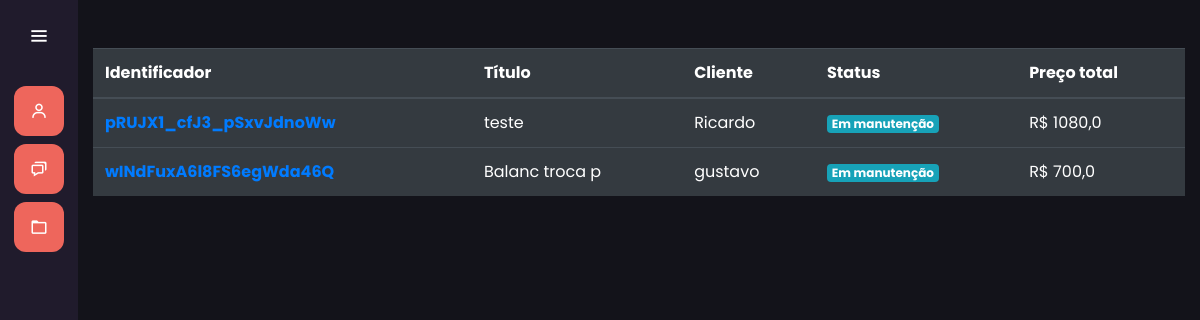
The page /servicos/listar_servico/ on the database as committed earlier.
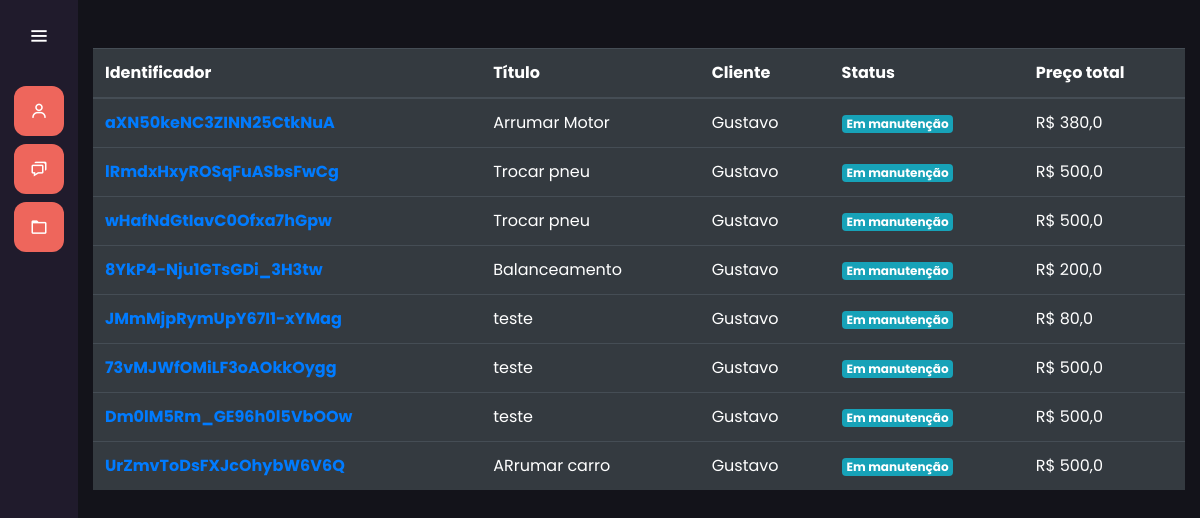
The same page on the database as committed later.
### services/models.py (models this page shows, shortened)
class Service(models.Model):
    titulo = models.CharField(max_length=30)
    cliente = models.ForeignKey(Cliente, on_delete=models.SET_NULL, null=True)
    maintenance_category = models.ManyToManyField(MaintenanceCategory)
    data_inicio = models.DateField(null=True)
    data_entrega = models.DateField(null=True)
    finalizado = models.BooleanField(default=False)
    protocol = models.CharField(max_length=52, null=True, blank=True)
    identificador = models.CharField(max_length=24, null=True, blank=True)
    def total_price(self):
        total_price = float(0)
        for category in self.maintenance_category.all():
            total_price += float(category.preco)
        return total_price

class MaintenanceCategory(models.Model):
    titulo = models.CharField(
        max_length=3, choices=ChoicesMaintenanceCategory.choices)
    preco = models.DecimalField(max_digits=8, decimal_places=2)

### client/models.py (models this page shows)
class Cliente(models.Model):
    nome = models.CharField(max_length=50)
    sobrenome = models.CharField(max_length=50)
    email = models.EmailField(max_length=50)
    cpf = models.CharField(max_length=12)
    def __str__(self) -> str:
        return self.nome

### services/views.py (the view)
# urls.py: path('listar_servico/', views.list_service, name='listar_servico'),
def list_service(request):
    if request.method == "GET":
        services = Service.objects.all()
        return render(request, 'listar_servico.html', {'services': services})

### services/templates/listar_servico.html
{% extends "index.html" %} {% load static %} {% block 'head' %}
<link rel="stylesheet" href="{% static 'clientes/css/clientes.css' %}" />
{% endblock %} {% block 'dashboard' %}
<br />
<br />
<div class="container-fluid distanciamento">
  <table class="table table-dark">
    <thead>
      <tr>
        <th scope="col">Identificador</th>
        <th scope="col">Título</th>
        <th scope="col">Cliente</th>
        <th scope="col">Status</th>
        <th scope="col">Preço total</th>
      </tr>
    </thead>
    <tbody>
      {% for servico in services %}
      <tr>
        <th>
          <a href="{% url 'servico' servico.identificador%}"
            >{{servico.identificador}}</a
          >
        </th>
        <td>{{servico.titulo}}</td>
        <td>{{servico.cliente}}</td>
        <td>
          {% if servico.finalizado %}
          <span class="badge badge-success">Finalizado</span>
          {% else %}
          <span class="badge badge-info">Em manutenção</span>
          {% endif %}
        </td>
        <td>R$ {{servico.total_price}}</td>
      </tr>
      {% endfor %}
    </tbody>
  </table>
</div>
{%endblock%}

### templates/index.html (shortened to what this page needs)
{% load static %}
<!DOCTYPE html>
<html lang="pt-BR">
  <head>
    <link
      rel="stylesheet"
      href="https://cdn.jsdelivr.net/npm/bootstrap@4.6.1/dist/css/bootstrap.min.css"
    />
    <link rel="stylesheet" href="{% static 'general/css/base.css' %}" />
    <link rel="stylesheet" href="{% static 'general/css/general.css' %}" />
    <link
      href="https://unpkg.com/boxicons@2.0.7/css/boxicons.min.css"
      rel="stylesheet"
    />
    {% block 'head' %}{% endblock %}
  </head>
  <body>
    <div class="sidebar">
      <div class="logo-details">
        <i class="bx bx-menu" id="btn"></i>
      </div>
      <ul class="nav-list">
        <li>
          <a href="{% url 'clientes' %}">
            <i class="bx bx-user"></i>
          </a>
        </li>
        <li>
          <a href="{% url 'novo_servico' %}">
            <i class="bx bx-chat"></i>
          </a>
        </li>
        <li>
          <a href="{%url 'listar_servico'%}">
            <i class="bx bx-folder"></i>
          </a>
        </li>
      </ul>
    </div>
    <section class="home-section">
      {% block 'dashboard'%} {% endblock %}
    </section>
  </body>
</html>

### templates/static/general/css/base.css (style rules this page uses)
* { margin: 0; padding: 0; box-sizing: border-box; font-family: "Poppins", sans-serif; }
.sidebar { position: fixed; left: 0; top: 0; height: 100%; width: 78px; background: var(--dark-color); padding: 6px 14px; z-index: 99; transition: all 0.5s ease; }
.sidebar .logo-details { height: 60px; display: flex; align-items: center; position: relative; }
.sidebar .logo-details #btn { position: absolute; top: 50%; right: 0; transform: translateY(-50%); font-size: 22px; transition: all 0.4s ease; font-size: 23px; text-align: center; cursor: pointer; transition: all 0.5s ease; }
.sidebar i { color: #fff; height: 60px; min-width: 50px; font-size: 28px; text-align: center; line-height: 60px; }
.sidebar .nav-list { margin-top: 20px; height: 100%; }
.sidebar li { position: relative; margin: 8px 0; list-style: none; }
.sidebar li a { display: flex; height: 100%; width: 100%; border-radius: 12px; align-items: center; text-decoration: none; transition: all 0.4s ease; background: var(--main-color); }
.sidebar li i { height: 50px; line-height: 50px; font-size: 18px; border-radius: 12px; }
.home-section { position: relative; min-height: 100vh; top: 0; background: #13131a; left: 78px; color: white; width: calc(100% - 78px); transition: all 0.5s ease; z-index: 2; }

### templates/static/general/css/general.css (style rules this page uses)
:root { --main-color: #ee665c; --dark-color: #201b2c; --light-color: #ffc27f; --contrast-color: #f88863; --differential-color: #ffe29a; }

Rows that differ between the two databases and show on the page:
removed Service: identificador "pRUJX1_cfJ3_pSxvJdnoWw", titulo "teste", cliente "Ricardo", finalizado "Em manutenção", total_price "1080,0"
removed Service: identificador "wINdFuxA6l8FS6egWda46Q", titulo "Balanc troca p", cliente "gustavo", finalizado "Em manutenção", total_price "700,0"
added Service: identificador "aXN50keNC3ZINN25CtkNuA", titulo "Arrumar Motor", cliente "Gustavo", finalizado "Em manutenção", total_price "380,0"
added Service: identificador "lRmdxHxyROSqFuASbsFwCg", titulo "Trocar pneu", cliente "Gustavo", finalizado "Em manutenção", total_price "500,0"
added Service: identificador "wHafNdGtIavC0Ofxa7hGpw", titulo "Trocar pneu", cliente "Gustavo", finalizado "Em manutenção", total_price "500,0"
added Service: identificador "8YkP4-Nju1GTsGDi_3H3tw", titulo "Balanceamento", cliente "Gustavo", finalizado "Em manutenção", total_price "200,0"
added Service: identificador "JMmMjpRymUpY67I1-xYMag", titulo "teste", cliente "Gustavo", finalizado "Em manutenção", total_price "80,0"
added Service: identificador "73vMJWfOMiLF3oAOkkOygg", titulo "teste", cliente "Gustavo", finalizado "Em manutenção", total_price "500,0"
added Service: identificador "Dm0lM5Rm_GE96h0l5VbOOw", titulo "teste", cliente "Gustavo", finalizado "Em manutenção", total_price "500,0"
added Service: identificador "UrZmvToDsFXJcOhybW6V6Q", titulo "ARrumar carro", cliente "Gustavo", finalizado "Em manutenção", total_price "500,0"
